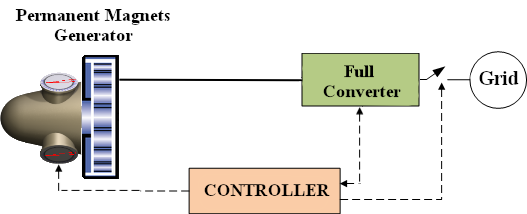
#> input picture tutorials/en/img/Aerog full-converter-cabezon-en.png, 527 x 214 px
$ python generate_aerog_diagrams.py
#> lines starting #> are read from the running program, lines starting #| are printed output that depends on the picture
from __future__ import annotations

import argparse
from pathlib import Path

from PIL import Image, ImageDraw, ImageFont


ROOT = Path(__file__).resolve().parent
IMG_DIR = ROOT / "tutorials" / "en" / "img"
FONT_BOLD = Path(r"C:\Windows\Fonts\cambriab.ttf")
FONT_REGULAR = Path(r"C:\Windows\Fonts\cambria.ttc")

COLORS = {
    "text": "#1d1d1d",
    "controller_fill": "#f4c7a0",
    "converter_fill": "#c9d98d",
    "box_outline": "#434343",
    "mask": "#ffffff",
}


def font(size: int, bold: bool = False) -> ImageFont.FreeTypeFont:
    return ImageFont.truetype(str(FONT_BOLD if bold else FONT_REGULAR), size)


def multiline_center(draw: ImageDraw.ImageDraw, center: tuple[int, int], lines: list[str], text_font: ImageFont.FreeTypeFont, fill: str) -> None:
    boxes = [draw.textbbox((0, 0), line, font=text_font) for line in lines]
    widths = [box[2] - box[0] for box in boxes]
    heights = [box[3] - box[1] for box in boxes]
    spacing = 2
    total_height = sum(heights) + spacing * (len(lines) - 1)
    y = center[1] - total_height // 2
    for line, width, height in zip(lines, widths, heights):
        draw.text((center[0] - width // 2, y), line, fill=fill, font=text_font)
        y += height + spacing


def mask_label(draw: ImageDraw.ImageDraw, rect: tuple[int, int, int, int]) -> None:
    draw.rectangle(rect, fill=COLORS["mask"])


def draw_label(
    draw: ImageDraw.ImageDraw,
    rect: tuple[int, int, int, int],
    lines: list[str],
    *,
    size: int,
    bold: bool = True,
) -> None:
    mask_label(draw, rect)
    multiline_center(
        draw,
        ((rect[0] + rect[2]) // 2, (rect[1] + rect[3]) // 2),
        lines,
        font(size, bold=bold),
        COLORS["text"],
    )


def draw_box_label(
    draw: ImageDraw.ImageDraw,
    rect: tuple[int, int, int, int],
    lines: list[str],
    *,
    fill: str,
    text_size: int,
) -> None:
    draw.rectangle(rect, fill=fill, outline=COLORS["box_outline"], width=1)
    multiline_center(
        draw,
        ((rect[0] + rect[2]) // 2, (rect[1] + rect[3]) // 2 + 1),
        lines,
        font(text_size, bold=True),
        COLORS["text"],
    )


DIAGRAMS = {
    "Aerog full-converter-cabezon-en.png": {
        "labels": [
            {"rect": (4, 0, 176, 52), "lines": ["Permanent Magnet", "Generator"], "size": 14},
        ],
        "boxes": [
            {"rect": (300, 52, 422, 109), "lines": ["FULL", "CONVERTER"], "fill": COLORS["converter_fill"], "size": 14},
            {"rect": (188, 167, 342, 214), "lines": ["CONTROLLER"], "fill": COLORS["controller_fill"], "size": 14},
        ],
    },
    "Aerog full-converter-gearbox-en.png": {
        "labels": [
            {"rect": (90, 27, 184, 53), "lines": ["Gearbox"], "size": 14},
            {"rect": (184, 0, 380, 52), "lines": ["Permanent Magnet", "Generator"], "size": 14},
        ],
        "boxes": [
            {"rect": (300, 52, 422, 109), "lines": ["FULL", "CONVERTER"], "fill": COLORS["converter_fill"], "size": 14},
            {"rect": (188, 167, 342, 214), "lines": ["CONTROLLER"], "fill": COLORS["controller_fill"], "size": 14},
        ],
    },
    "Aerog palafija-en.png": {
        "labels": [
            {"rect": (0, 14, 62, 46), "lines": ["Hub"], "size": 13},
            {"rect": (58, 24, 178, 56), "lines": ["Gearbox"], "size": 14},
            {"rect": (180, 0, 344, 54), "lines": ["Squirrel Cage", "Generator"], "size": 14},
        ],
        "boxes": [
            {"rect": (155, 167, 342, 213), "lines": ["CONTROLLER"], "fill": COLORS["controller_fill"], "size": 14},
        ],
    },
    "Aerog dfig-en.png": {
        "labels": [
            {"rect": (92, 27, 184, 53), "lines": ["Gearbox"], "size": 14},
            {"rect": (182, 0, 430, 54), "lines": ["Wound Rotor", "Induction Generator"], "size": 14},
        ],
        "boxes": [
            {"rect": (299, 82, 422, 147), "lines": ["BACK-TO-BACK", "CONVERTER"], "fill": COLORS["converter_fill"], "size": 13},
            {"rect": (188, 167, 342, 214), "lines": ["CONTROLLER"], "fill": COLORS["controller_fill"], "size": 14},
        ],
    },
    "Aerog rrc-en.png": {
        "labels": [
            {"rect": (0, 10, 62, 68), "lines": ["Hub"], "size": 13},
            {"rect": (58, 22, 172, 72), "lines": ["Gearbox"], "size": 14},
            {"rect": (158, 0, 414, 72), "lines": ["Wound Rotor", "Induction Generator"], "size": 13},
        ],
        "boxes": [
            {"rect": (155, 201, 342, 247), "lines": ["CONTROLLER"], "fill": COLORS["controller_fill"], "size": 14},
        ],
    },
    "Aerog active-stall-en.png": {
        "labels": [
            {"rect": (0, 10, 62, 68), "lines": ["Hub"], "size": 13},
            {"rect": (58, 22, 172, 72), "lines": ["Gearbox"], "size": 14},
            {"rect": (180, 0, 344, 56), "lines": ["Squirrel Cage", "Generator"], "size": 14},
        ],
        "boxes": [
            {"rect": (155, 191, 342, 237), "lines": ["CONTROLLER"], "fill": COLORS["controller_fill"], "size": 14},
        ],
    },
}


def render(name: str) -> None:
#> called with name = 'Aerog full-converter-cabezon-en.png'
    path = IMG_DIR / name
    image = Image.open(path).convert("RGB")
    draw = ImageDraw.Draw(image)
    cfg = DIAGRAMS[name]

    for label in cfg["labels"]:
        draw_label(draw, label["rect"], label["lines"], size=label["size"])

    for box in cfg["boxes"]:
        draw_box_label(draw, box["rect"], box["lines"], fill=box["fill"], text_size=box["size"])

    image.save(path)
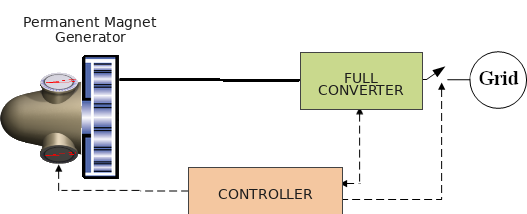
#> saved as Aerog full-converter-cabezon-en.png: PIL image 527x214 RGB; mean R, G, B 233.5, 231.5, 225.1


def main() -> None:
    parser = argparse.ArgumentParser(description="Standardize labels and box styles on the original aerogenerator diagrams.")
    parser.add_argument("--only", choices=sorted(DIAGRAMS), help="Process only one diagram.")
    args = parser.parse_args()

    names = [args.only] if args.only else list(DIAGRAMS)
    for name in names:
        render(name)
        print(f"updated {name}")
#> pass 2 of the loop in main, `for name in names:`:
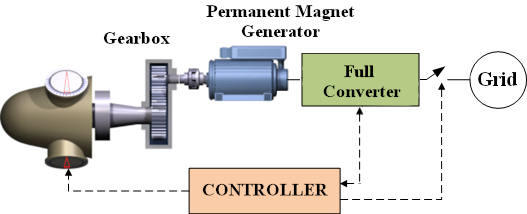
#> input picture tutorials/en/img/Aerog full-converter-gearbox-en.png, 527 x 214 px
#> in render (call 2), `image.save(path)`:
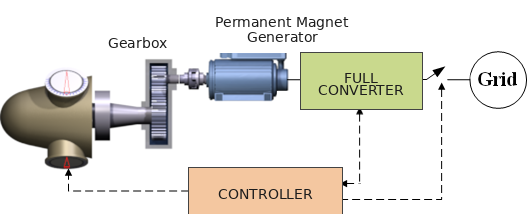
#> saved as Aerog full-converter-gearbox-en.png: PIL image 527x214 RGB; mean R, G, B 228.2, 226.6, 220.7
#> pass 3 of the loop in main, `for name in names:`:
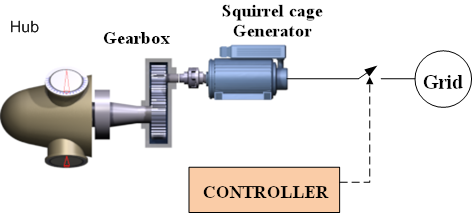
#> input picture tutorials/en/img/Aerog palafija-en.png, 472 x 213 px
#> in render, image is the input picture: PIL image 472x213 RGB; mean R, G, B 228.3, 225.8, 224.6
#> in render (call 3), `image.save(path)`:
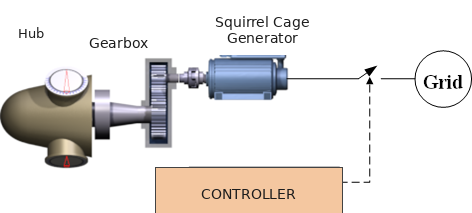
#> saved as Aerog palafija-en.png: PIL image 472x213 RGB; mean R, G, B 230.5, 227, 224.7
#> the loop made 6 passes; the first 3 are shown


if __name__ == "__main__":
    main()
